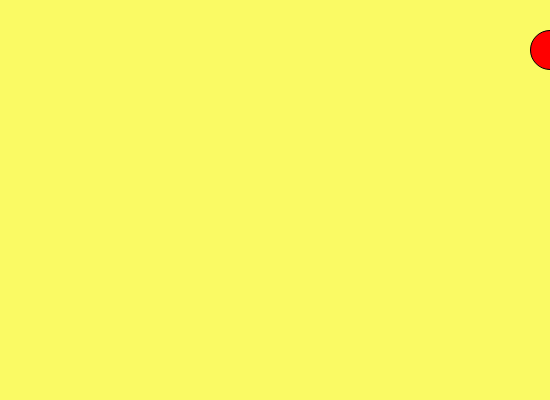
Frame 1 (no input)
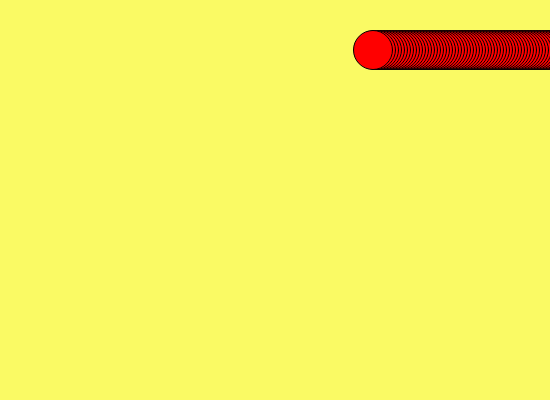
Frame 60 (no input)
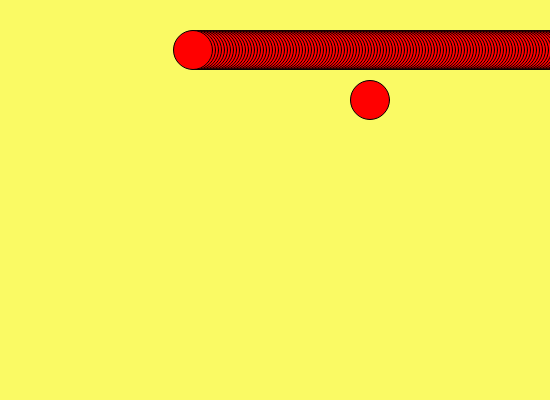
Frame 120 (the mouse pressed at the canvas centre since frame 60)

The p5.js sketch that drew these frames (run headless with seeded random() and noise() and a simulated clock; from frame 60 on, the mouse is pressed at the canvas centre):

// p5.js sketch
// ── sketch.js
//Creating some custom variableS and a nice randomly moving ellipses => Bouncing the ball Program:
var circle={
  x:50,
  y:200,
  wid:25,
  het:25
};
 //Below x=width of canvas, its a tick so that we can draw the ellipse in revise direction, map() can be used instead:
var circle2= {x:550, y:50};

var col={
  r:255,
  g:0,
  b:0
};

var speed=3;
function setup() {
   createCanvas(550,400);
   background(250,250,100);
}

function draw() {
  
  //Drawing an ellipse
  circle.x=random(0,width);// width ,a bult in variable has been used so that when we change the canvas width/height we don't have
  circle.y=random(0,height);//to change it every time:. width/height => return width/height of the canvas:
  //col.r=random(100,255);
  //col.b=random(100,199);

  fill(col.r,col.g,col.b);
  noStroke();
 // ellipse(circle.x,circle.y,circle.wid,circle.het);
  
  stroke(1);
  ellipse(circle2.x,circle2.y,39,39);
  
  if(circle2.x < 0 || circle2.x > width){
    speed=-speed;
  }
  circle2.x-=speed;; //This make the ellipse moves on its own i.e draw() loops over and over again:
  
}

function mousePressed(){
  ellipse(circle2.x,circle2.y+50,39,39);
}
